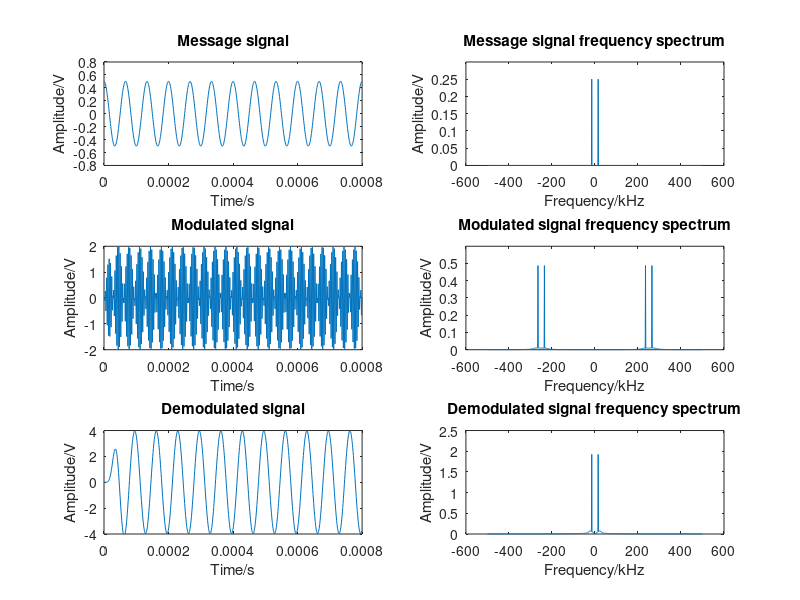

The MATLAB script that drew this image:
fs = 1000e3;         %sampling frequency
dt = 1/fs;
t = 0:dt:8e-4-dt;
L = length(t);
df = fs/L;
f = -fs/2:df:fs/2-df;

fm = 15e3;
fc = 250e3;
Ac = 1;
Am = 0.5;

m = Am*cos(2*pi*fm*t); %message signal
c = Ac*cos(2*pi*fc*t); %carrier signal

%MODULATOR

%Adder
x1 = c + m;
x2 = c - m;

%Non-Linear Device
a = 2; b = 1;
y1 = a*x1 + b*(x1.^2);
y2 = a*x2 + b*(x2.^2);

z = y1 - y2;

%BandPass Butterworth Filter
fcut = 2*15e3; %Hz
f_low = (fc - fcut)/(fs/2); %Normalized lower cutoff frequency
f_high = (fc + fcut)/(fs/2); %Normalized higher cutoff frequency
order = 3;
[b,a] = butter(order,[f_low,f_high]);

%modulated signal
s = filter(b,a,z); %filter output


%DEMODULATOR

%Adder
x3 = c + s;
x4 = c - s;

%Non-Linear Device
a = 2; b = 1;
y3 = a*x3 + b*(x3.^2);
y4 = a*x4 + b*(x4.^2);

z2 = y3 - y4;
    
    
%Low Pass Butterworth Filter (from Section I)
cutoff = 2*15e3; %Hz
N_cutoff = cutoff/(fs/2); %Normalized cutoff frequency
order = 5;
[b2,a2] = butter(order,N_cutoff);

md = filter(b2,a2,z2); %filter output


%frequency spectrum
mf = abs(fftshift(fft(m)))/L; %message signal
sf = abs(fftshift(fft(s)))/L; %modulated signal
mdf = abs(fftshift(fft(md)))/L; %carrier signal



%Plotting
figure(1) ;

subplot(3,2,1);
plot(t,m);
xlabel("Time/s") ;
ylabel("Amplitude/V");
title("Message signal");

subplot(3,2,2);
plot(f/1000,mf);
ylim([0,0.3]);
xlabel("Frequency/kHz");
ylabel("Amplitude/V");
title("Message signal frequency spectrum");


subplot(3,2,3);
plot(t,s);
ylim([-2,2]);
xlabel("Time/s") ;
ylabel("Amplitude/V");
title("Modulated signal");

subplot(3,2,4);
plot(f/1000,sf);
ylim([0,0.6]);
xlabel("Frequency/kHz");
ylabel("Amplitude/V");
title("Modulated signal frequency spectrum");


subplot(3,2,5);
plot(t,md);
ylim([-4,4]);
xlabel("Time/s") ;
ylabel("Amplitude/V");
title("Demodulated signal");

subplot(3,2,6);
plot(f/1000,mdf);
ylim([0,2.5]);
xlabel("Frequency/kHz");
ylabel("Amplitude/V");
title("Demodulated signal frequency spectrum");

